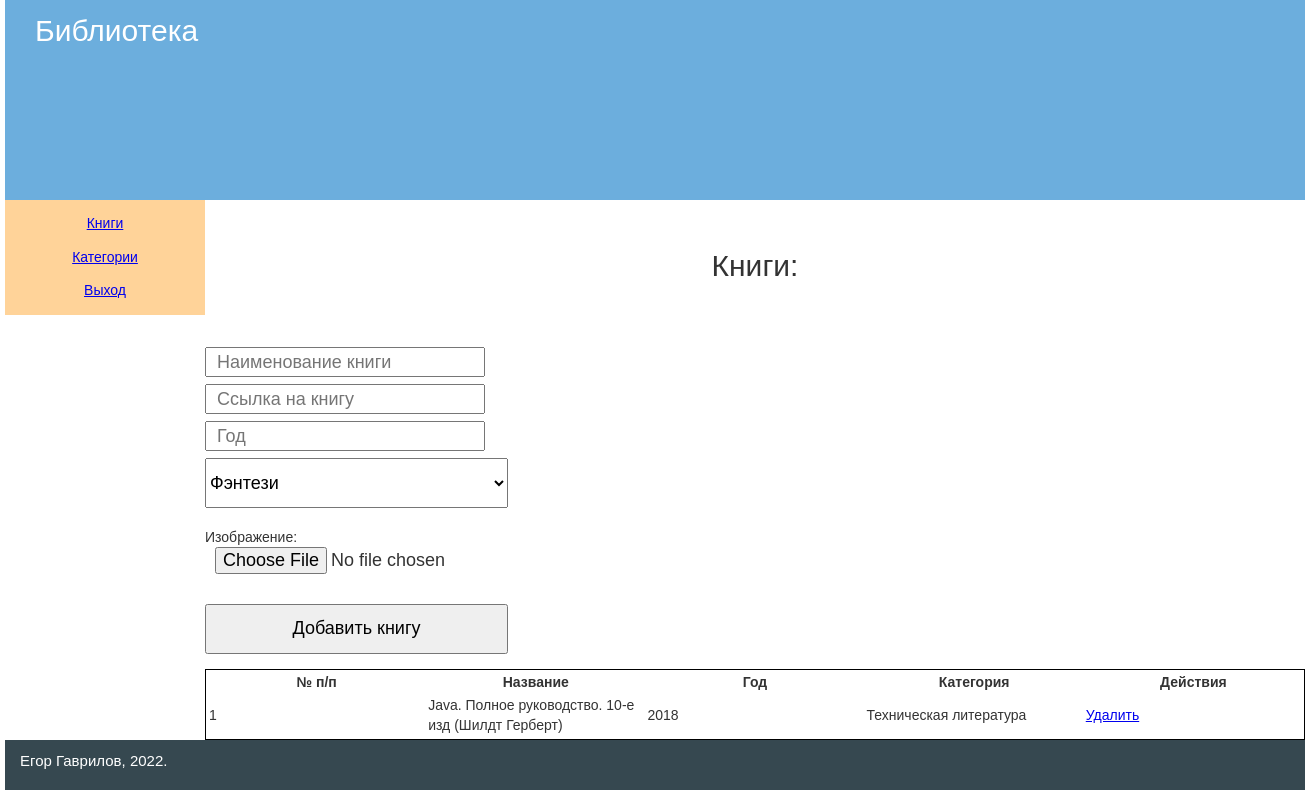
Before: /adminka/books.php with the older database file.
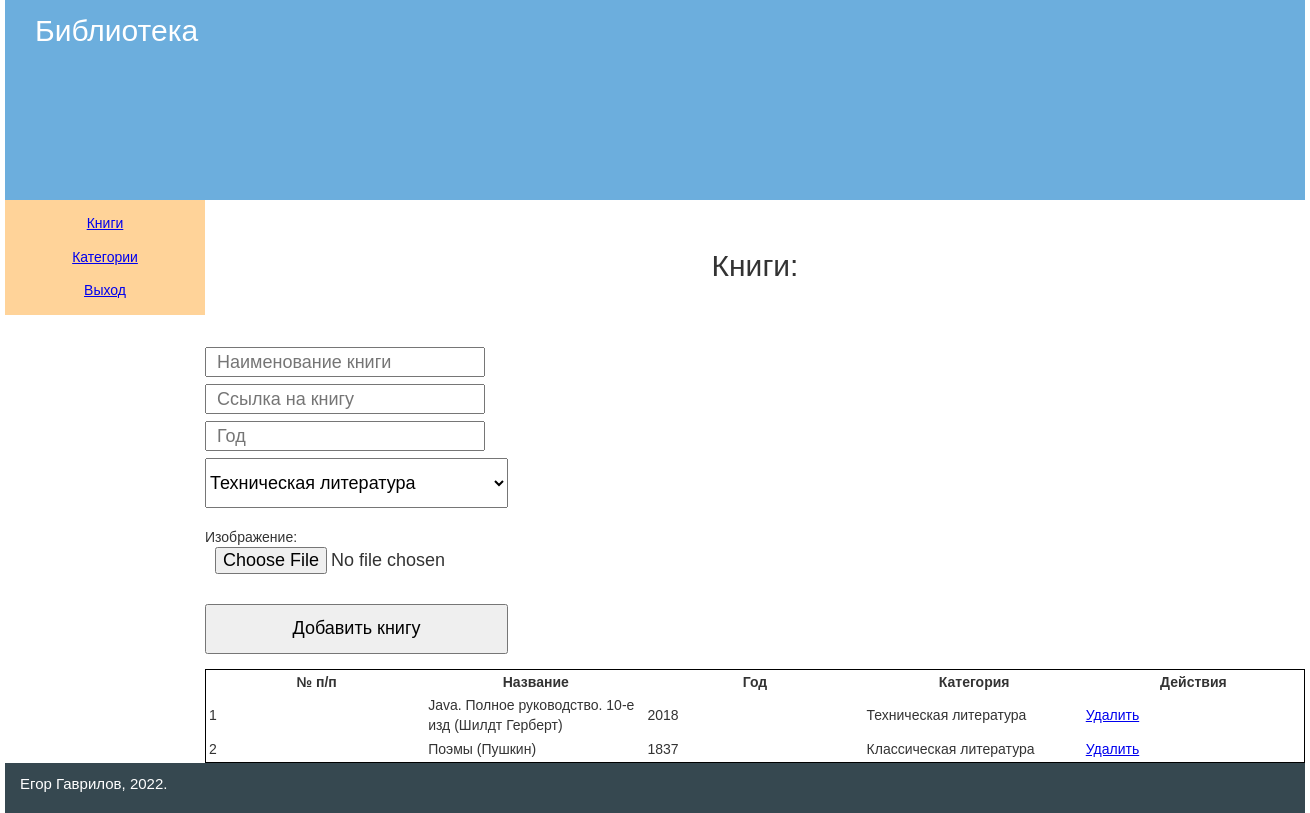
After: the same page with the newer database file.
### tables this page shows
CREATE TABLE `catalog` (
  `id` int(11) NOT NULL,
  `title` text NOT NULL,
  `category` int(11) NOT NULL,
  `year` int(4) NOT NULL,
  `filename` text NOT NULL,
  `picture` text NOT NULL
);

CREATE TABLE `category` (
  `id` int(11) NOT NULL,
  `category_name` text NOT NULL
);

### adminka/books.php (called while the page is built)
<?php
include "components/header.php";
include "components/contents/books.php";
include "components/sidebar.php";
include "../components/footer.php";

### adminka/components/contents/books.php (the view, shortened to what this page needs)
<div class="container clearfix">
    <main class="content">
        <p style="text-align: center; font-size: 30px; margin: 0; padding: 1.5em 0;">Книги:</p>
        <div class="reg_form">
            <form method="POST" enctype="multipart/form-data">
                <input type="text" name="name_book" placeholder="Наименование книги">
                <input type="text" name="link" placeholder="Ссылка на книгу">
                <input type="number" name="year" placeholder="Год">
                <select name="category">
                    <?php
                    $str_out_cat = "SELECT * FROM `category`";
                    $run_out_cat = mysqli_query($connect, $str_out_cat);
                    while ($out_cat = mysqli_fetch_array($run_out_cat)) {
                        echo "
                            <option value=$out_cat[id]>$out_cat[category_name]</option>
                        ";
                    }
                    ?>
                </select><br><br>
                Изображение:<br>
                <input type="file" name="image"><br>
                <input type="submit" name="add_book" value="Добавить книгу">
            </form>
        </div>
        <table>
            <tr>
                <th>№ п/п</th>
                <th>Название</th>
                <th>Год</th>
                <th>Категория</th>
                <th>Действия</th>
            </tr>
            <?php
            $str_out_book = "SELECT * FROM `catalog`";
            $run_out_book = mysqli_query($connect, $str_out_book);
            while ($out_book = mysqli_fetch_array($run_out_book)) {
                $str_out_cat_book = "SELECT * FROM `category` WHERE id=$out_book[category]";
                $run_out_cat_book = mysqli_query($connect, $str_out_cat_book);
                $out_cat_book = mysqli_fetch_array($run_out_cat_book);
                echo "
                <tr>
                <td>$out_book[id]</td>
                <td>$out_book[title]</td>
                <td>$out_book[year]</td>
                <td>$out_cat_book[category_name]</td>
                <td>
                    <a href=controllers/del.php?del_book=$out_book[id] class=delete>
                        Удалить
                    </a>
                </td>
                </tr>
                ";
            }
            ?>
        </table>
    </main>

### adminka/components/header.php (shortened to what this page needs)
<!DOCTYPE html>
<html lang="ru">
<head>
    <link rel="stylesheet" href="/css/style.css">
</head>
<body>
    <div class="content-wrapper">
        <header class="header">
            <p style="font-size: 30px; margin: 0; padding: 10px 1em;">Библиотека</p>
        </header>

### adminka/components/sidebar.php
    <aside class="sidebar sidebar1">
        <p style="text-align: center;"><a href="books.php">Книги</a></p>
        <p style="text-align: center;"><a href="categories.php">Категории</a></p>
        <p style="text-align: center;"><a href="controllers/exit.php">Выход</a></p>
    </aside>
</div>

### components/footer.php
        <footer class="footer">
            <p style="font-size: 15px; margin: 0; padding: 10px 1em;">Егор Гаврилов, 2022.</p>
        </footer>
    </div>
</body>
</html>

### css/style.css (style rules this page uses)
html { line-height: 1.15; -webkit-text-size-adjust: 100%; }
body { margin: 0; }
main { display: block; }
a { background-color: transparent; }
button, input, optgroup, select, textarea { font-family: inherit; font-size: 100%; line-height: 1.15; margin: 0; }
button, input { overflow: visible; }
button, select { text-transform: none; }
button, [type="button"], [type="reset"], [type="submit"] { -webkit-appearance: button; }
* { -webkit-box-sizing: border-box; -moz-box-sizing: border-box; box-sizing: border-box; }
.clearfix:after { content: ""; display:block; clear: both; }
html, body { margin: 0; padding: 0; font-family: Arial,sans-serif; font-size: 14px; line-height: 1.4; color: #333; background-color: #fff; }
.header { height: 200px; background: #6CAEDD; color: #fff; }
.footer { height: 50px; background: #364850; color: #fff; }
.content-wrapper { margin: 0 auto; width: 1300px; }
.content { width: 100%; float: left; padding-left: 200px; }
.sidebar { background: #FFD399; float: left; position: relative; margin-left: -100%; }
.sidebar1 { width: 200px; }
table { table-layout: fixed; width: 100%; border: 1px solid black; }
.reg_form,.edit_form { margin: 15px auto; }
.reg_form input,.edit_form input { width: 280px; height: 30px; display: block; margin-bottom: 7px; font-size: 18px; padding: 0px 10px; }
.reg_form input[type="submit"],.edit_form input[type="submit"] { width: 303px; height: 50px; cursor: pointer; }
.reg_form select { width: 303px; height: 50px; font-size: 18px; }

Changed rows visible on the page:
added catalog: id "2", title "Поэмы (Пушкин)", year "1837", category.category_name "Классическая литература"
Other visible differences:
form field category: "Фэнтези" → "Техническая литература"
